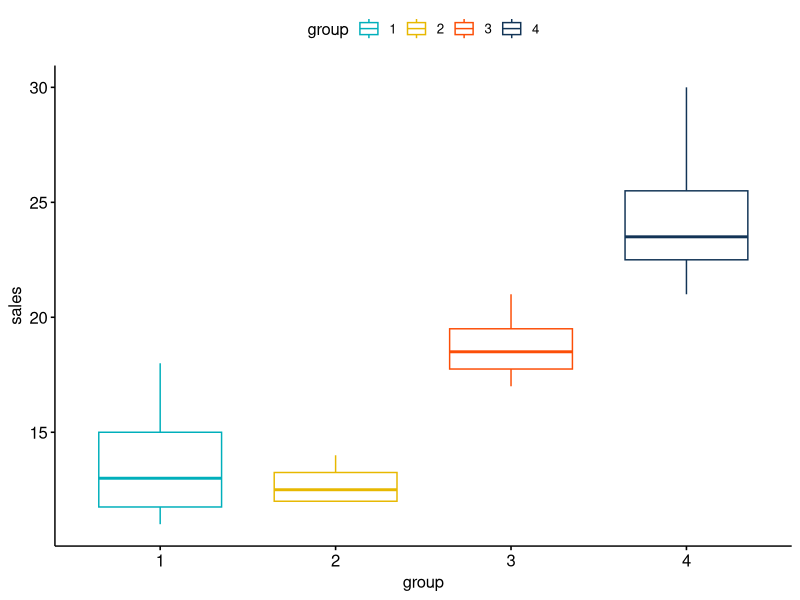
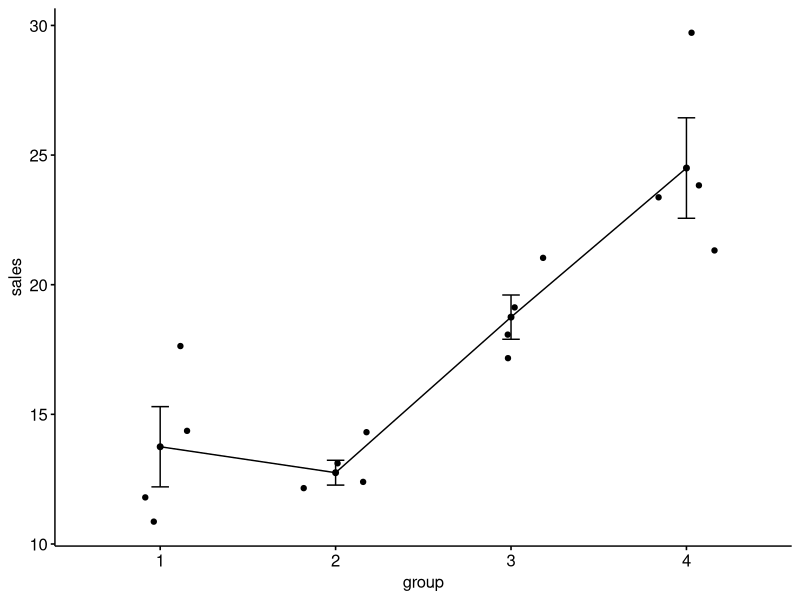

Recreate these plots in R, in order.
## ---- chunk 1
x1 <- c(12, 18, 11, 14)
x2 <- c(14, 12, 13, 12)
x3 <- c(19, 17, 21, 18)
x4 <- c(24, 30, 23, 21)

df <- data.frame(sales = c(x1, x2, x3, x4), 
                 group = factor(c(rep(1,4),rep(2,4),rep(3,4),rep(4,4))))

library(dplyr)
group_by(df, group) %>%
  summarise(
    count = n(),
    mean = mean(sales),
    sd = sd(sales)
  )
## ---- chunk 2
# Box plots
# ++++++++++++++++++++
# Plot sales by kind and color by kind
library(ggpubr)
ggboxplot(df, x = "group", y = "sales", 
          color = "group", palette = c("#00AFBB", "#E7B800", "#FC4E07", "#123456"),
          order = c("1", "2", "3", "4"),
          ylab = "sales", xlab = "group")
## ---- chunk 3
# Mean plots
# ++++++++++++++++++++
# Plot sales by group
# Add error bars: mean_se
# (other values include: mean_sd, mean_ci, median_iqr, ....)
ggline(df, x = "group", y = "sales", 
       add = c("mean_se", "jitter"), 
       order = c(1, 2, 3, 4),
       ylab = "sales", xlab = "group")
## ---- chunk 4
# Compute the analysis of variance
res.aov <- aov(sales ~ group, df)
# Summary of the analysis
summary(res.aov)
